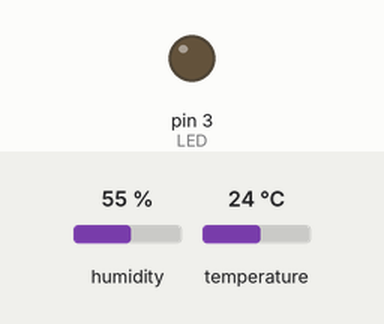
The sketch below on a simulated Arduino Uno, built with avr-gcc and run on an emulated ATmega328P. On the bench: output pins drawn as LEDs (lit = HIGH). Inputs (shaded band) come from the test bench; at power-on: humidity 55 %, temperature 24 °C. What the sketch prints to the serial monitor is not drawn.

Above: at 2.8 s.
2.9 s: humidity set to 69 %
8.9 s: humidity set to 72 %
At 11.1 s:
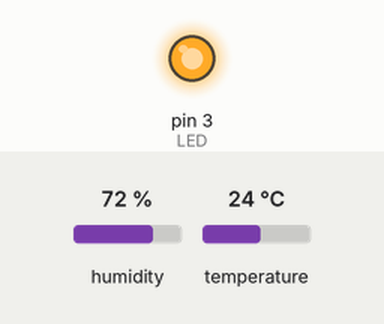
Timing chart, 0 to 12.6 s (numbered marks = the images above; inputs shaded):
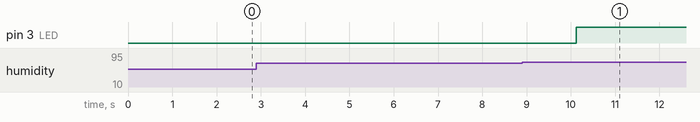

The sketch:

DHT21_AM2301.ino
```cpp
// Example testing sketch for various DHT humidity/temperature sensors
// Written by ladyada, public domain
#include "DHT.h"
#define DHTPIN 2     // what digital pin we're connected to
#define LED 3
// Uncomment whatever type you're using!
//#define DHTTYPE DHT11   // DHT 11
#define DHTTYPE DHT22   // DHT 22  (AM2302), AM2321
//#define DHTTYPE DHT21   // DHT 21 (AM2301)
// Connect pin 1 (on the left) of the sensor to +5V
// NOTE: If using a board with 3.3V logic like an Arduino Due connect pin 1
// to 3.3V instead of 5V!
// Connect pin 2 of the sensor to whatever your DHTPIN is
// Connect pin 4 (on the right) of the sensor to GROUND
// Connect a 10K resistor from pin 2 (data) to pin 1 (power) of the sensor
// Initialize DHT sensor.
// Note that older versions of this library took an optional third parameter to
// tweak the timings for faster processors.  This parameter is no longer needed
// as the current DHT reading algorithm adjusts itself to work on faster procs.
DHT dht(DHTPIN, DHTTYPE);
void setup() {
  Serial.begin(9600);
  Serial.println("DHTxx test!");
  pinMode(LED, OUTPUT);
  dht.begin();
}
void loop() {
  // Reading temperature or humidity takes about 250 milliseconds!
  // Sensor readings may also be up to 2 seconds 'old' (its a very slow sensor)
  float h = dht.readHumidity();
  // Read temperature as Celsius (the default)
  float t = dht.readTemperature();
  // Read temperature as Fahrenheit (isFahrenheit = true)
  float f = dht.readTemperature(true);
  // Check if any reads failed and exit early (to try again).
  if (isnan(h) || isnan(t) || isnan(f)) {
    Serial.println("Failed to read from DHT sensor!");
    return;
  }
  // Compute heat index in Fahrenheit (the default)
  float hif = dht.computeHeatIndex(f, h);
  // Compute heat index in Celsius (isFahreheit = false)
  float hic = dht.computeHeatIndex(t, h, false);
  Serial.print("Humidity: ");
  Serial.print(h);
  Serial.print(" %\t");
//  Serial.print("Temperature: ");
//  Serial.print(t);
//  Serial.print(" *C ");
//  Serial.print(f);
//  Serial.print(" *F\t");
//  Serial.print("Heat index: ");
//  Serial.print(hic);
//  Serial.print(" *C ");
//  Serial.print(hif);
//  Serial.print(" *F");

  if(h>=71.00){
  digitalWrite(LED,1);
  Serial.println("  :เปิดไฟ");
  }else{
  digitalWrite(LED,0);
  Serial.println("  :ปิดไฟ");
    }
}
```

Measured:
- the behaviour switches between 70 and 71 % on humidity (found by bisection; images 0 and 1)
- after the input at 2.9 s, every drawn part: stays the same
- after the input at 8.9 s, pin 3 (LED): LOW → HIGH after 1.2 s
